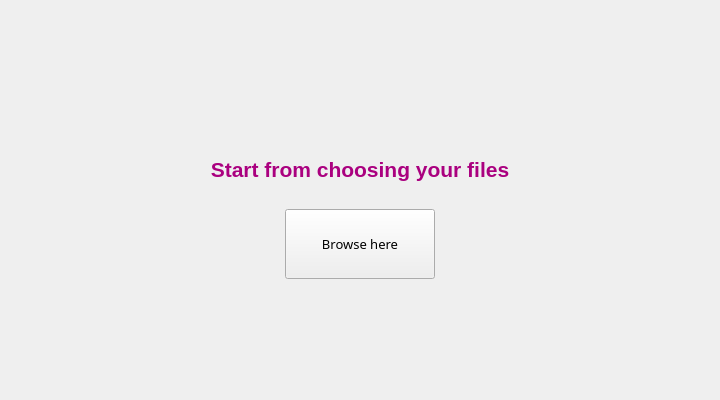
<?xml version="1.0" encoding="UTF-8"?>
<ui version="4.0">
 <class>Editor</class>
 <widget class="QWidget" name="Editor">
  <property name="geometry">
   <rect>
    <x>0</x>
    <y>0</y>
    <width>720</width>
    <height>400</height>
   </rect>
  </property>
  <property name="mouseTracking">
   <bool>false</bool>
  </property>
  <property name="focusPolicy">
   <enum>Qt::NoFocus</enum>
  </property>
  <property name="windowTitle">
   <string>Image Editor</string>
  </property>
  <layout class="QVBoxLayout" name="verticalLayout_2">
   <item>
    <layout class="QVBoxLayout" name="vbox">
     <property name="spacing">
      <number>0</number>
     </property>
     <property name="sizeConstraint">
      <enum>QLayout::SetDefaultConstraint</enum>
     </property>
     <property name="topMargin">
      <number>0</number>
     </property>
     <item>
      <layout class="QVBoxLayout" name="vbox2">
       <property name="spacing">
        <number>0</number>
       </property>
       <property name="leftMargin">
        <number>0</number>
       </property>
       <property name="topMargin">
        <number>120</number>
       </property>
       <item>
        <widget class="QLabel" name="title">
         <property name="layoutDirection">
          <enum>Qt::LeftToRight</enum>
         </property>
         <property name="text">
          <string>&lt;html&gt;&lt;head/&gt;&lt;body&gt;&lt;p align=&quot;center&quot;&gt;&lt;span style=&quot; font-size:16pt; font-weight:600; color:#aa007f;&quot;&gt;Start from choosing your files&lt;/span&gt;&lt;/p&gt;&lt;/body&gt;&lt;/html&gt;</string>
         </property>
         <property name="alignment">
          <set>Qt::AlignCenter</set>
         </property>
        </widget>
       </item>
      </layout>
     </item>
     <item>
      <layout class="QHBoxLayout" name="hbox">
       <property name="spacing">
        <number>0</number>
       </property>
       <property name="bottomMargin">
        <number>110</number>
       </property>
       <item>
        <widget class="QPushButton" name="browse">
         <property name="sizePolicy">
          <sizepolicy hsizetype="Fixed" vsizetype="Fixed">
           <horstretch>0</horstretch>
           <verstretch>0</verstretch>
          </sizepolicy>
         </property>
         <property name="maximumSize">
          <size>
           <width>150</width>
           <height>70</height>
          </size>
         </property>
         <property name="sizeIncrement">
          <size>
           <width>0</width>
           <height>0</height>
          </size>
         </property>
         <property name="baseSize">
          <size>
           <width>0</width>
           <height>0</height>
          </size>
         </property>
         <property name="font">
          <font>
           <family>Neue Haas Grotesk Text Pro Medi</family>
           <pointsize>10</pointsize>
          </font>
         </property>
         <property name="focusPolicy">
          <enum>Qt::NoFocus</enum>
         </property>
         <property name="layoutDirection">
          <enum>Qt::LeftToRight</enum>
         </property>
         <property name="text">
          <string>Browse here</string>
         </property>
         <property name="iconSize">
          <size>
           <width>19</width>
           <height>19</height>
          </size>
         </property>
         <property name="autoDefault">
          <bool>false</bool>
         </property>
         <property name="default">
          <bool>false</bool>
         </property>
         <property name="flat">
          <bool>false</bool>
         </property>
        </widget>
       </item>
      </layout>
     </item>
    </layout>
   </item>
  </layout>
 </widget>
 <resources/>
 <connections/>
</ui>
